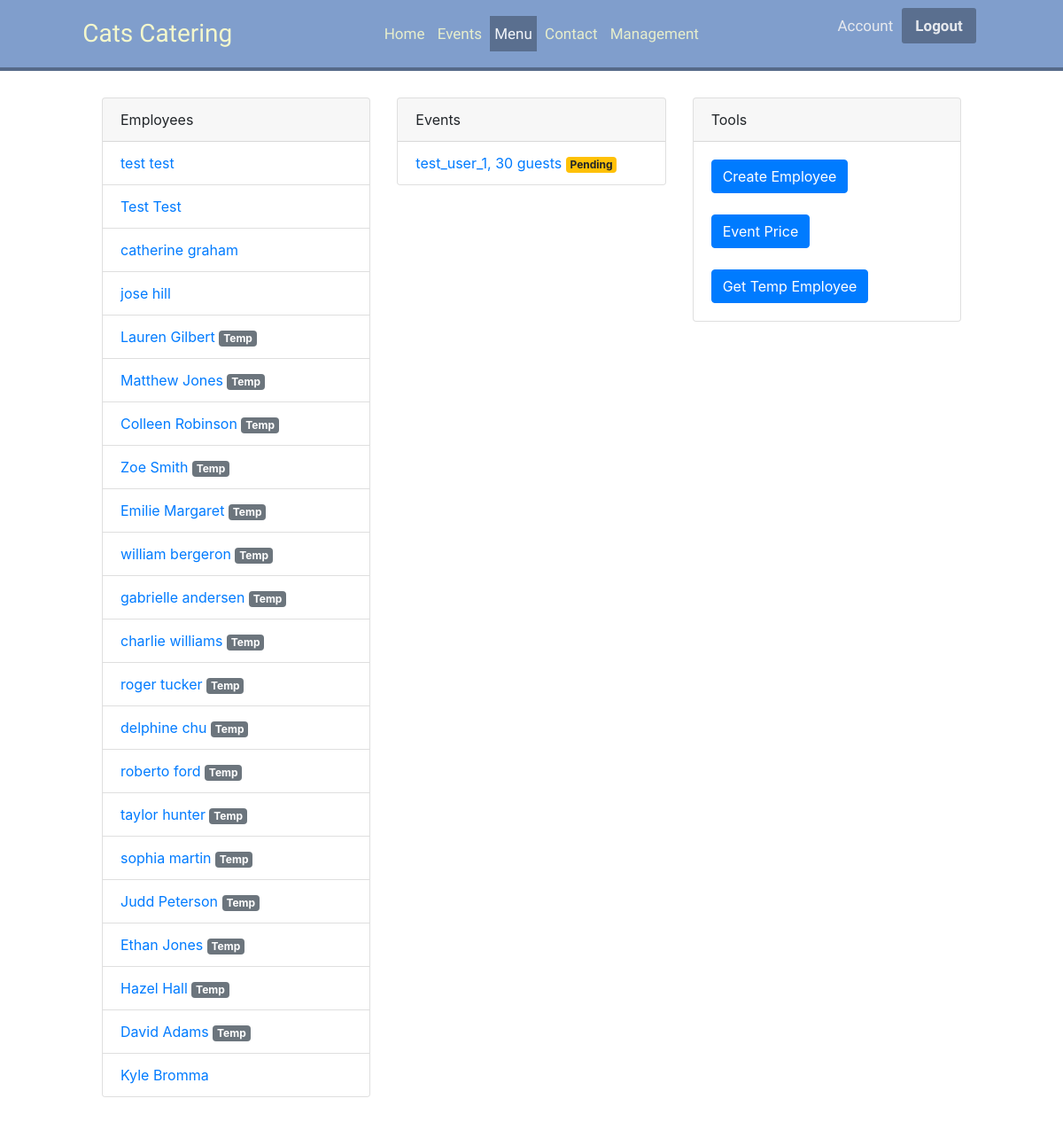
Page /management/ (signed in) on the earlier database version.
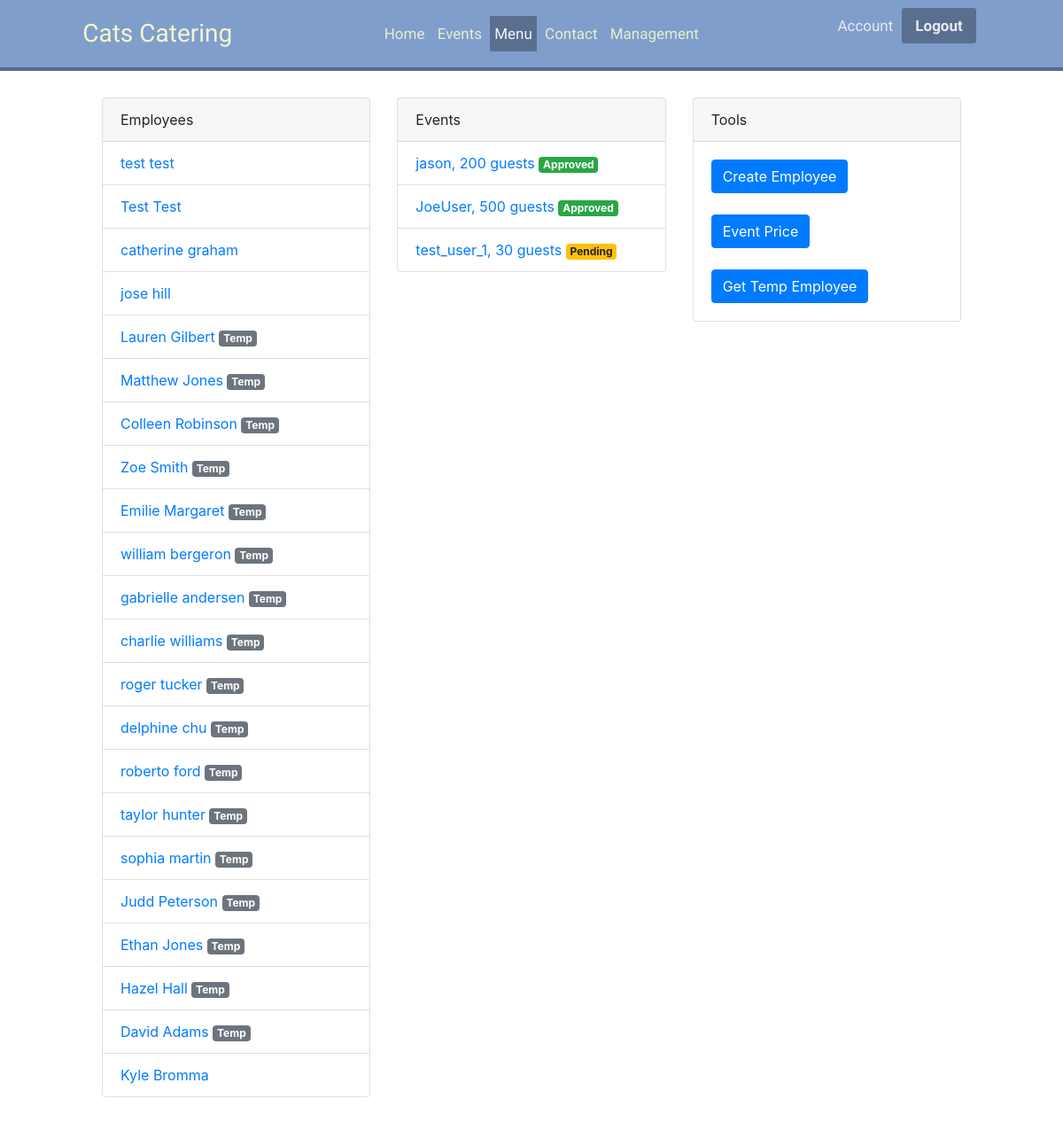
Same page on the later database version.
### management/models.py (models this page shows, shortened)
class Employee(models.Model):
	profile = models.OneToOneField(UserProfile, on_delete=models.CASCADE)
	event = models.ManyToManyField(Event, help_text="Assign employee to event",blank=True)
	wage_hour = models.DecimalField(max_digits=4, decimal_places=2, blank=False, default=15.30)
	hours = models.DecimalField(max_digits=10, decimal_places=2, blank=False, default=0.00)
	payment = models.DecimalField(max_digits=10, decimal_places=2, blank=False, default = 0.00)
	is_temp = models.BooleanField(default=False)

### register/models.py (models this page shows, shortened)
class Person(models.Model):
    address = models.TextField(max_length=100, blank=True)
    phone = models.CharField(help_text="Up to 15 digits allowed.", max_length=15, null=True, blank=False) # validators should be a list
    class Meta:
        abstract = True

class UserProfile(Person):
    user = models.OneToOneField(User, on_delete=models.CASCADE)
    def create_profile(sender, **kwargs):
        user = kwargs["instance"]
        if kwargs["created"]:
            user_profile = UserProfile(user=user)
            user_profile.save()
    post_save.connect(create_profile, sender=User)

### events/models.py (models this page shows, shortened)
class Event(models.Model):
	EVENT_TYPE = (
		('Wedding', 'Wedding'),
		('Corporate', 'Corporate'),
		('Private', 'Private'),
		('Social', 'Social'),
		('Bar', 'Bar'),
	)
	user = models.ForeignKey(User, on_delete=models.CASCADE)
	event_type = models.CharField(
	    max_length=50, choices=EVENT_TYPE, blank=True, default='Social', help_text='Event type.')
	numGuests = models.IntegerField(
	    'Number of Guests', help_text="Enter the number of guests.")
	date = models.DateField(default=default_start_day,
	                        help_text="Enter date of event.")
	startTime = models.TimeField(default=datetime.time(
	    16, 00), help_text="Specify start time of event.")
	endDate = models.DateField(default=default_start_day,
	                           help_text="If event goes into next day, please edit.")
	endTime = models.TimeField(default=datetime.time(
	    22, 00), help_text="Enter end time.")
	location = models.CharField(max_length=255, help_text="Enter location")
	menu = models.ForeignKey(Menu, null=True, blank=True,
	                         help_text="Choose a menu")
	menu_cost = models.DecimalField(max_digits=10, decimal_places=2, default=0.00)
	employee_cost = models.DecimalField(
	    max_digits=6, decimal_places=2, default=0.00)
	suggested_price = models.DecimalField(
	    max_digits=10, decimal_places=2, default=0.00)
	EVENT_STATUS = (
		('p', 'Pending'),
		('a', 'Approved'),
		('n', 'Notified'),
		('w', 'Working On'),
		('c', 'Complete'),
	)
	status = models.CharField(max_length=1, choices=EVENT_STATUS, blank=True, default='p',
		help_text='Event Status')
	def __str__(self):
		return "%s, %s guests" % (self.user, self.numGuests)
	class Meta:
		ordering = ["date"]
		permissions = (("can_mark_approved", "Set event as approved."),)

### management/views.py (the view)
@user_passes_test(is_manager, redirect_field_name = '/', login_url='/')
def dashboard(request):
	employee_list = Employee.objects.all()
	event_list = Event.objects.all()
	context = {'employee_list': employee_list, 'event_list': event_list}
	return render(request, 'management/dashboard.html', context)

### commons/templatetags/cache_bust.py (called while the page is built)
@register.simple_tag(name='cache_bust')
def cache_bust():
    if settings.DEBUG:
        version = uuid.uuid1()
    else:
        version = os.environ.get('PROJECT_VERSION')
        if version is None:
            version = '1'
    return '__v__={version}'.format(version=version)

### management/views.py (called while the page is built)
def is_manager(user):
	return user.groups.filter(name='managers').exists()

### management/templates/management/dashboard.html (shortened to what this page needs)
{% extends "base.html" %}
{% load staticfiles % }
{% block extraStatic %}
	<link href="https://maxcdn.bootstrapcdn.com/bootstrap/4.0.0-beta.2/css/bootstrap.min.css" rel="stylesheet">
{% block content %}
	<div class="container">
		<div class="row">
			<div class="col-md-4">
				<div class="card">
					<div class="card-header">Employees</div>
					{% if employee_list %}
					    <ul class="list-group list-group-flush">
		    			{% for employee in employee_list %}
		    				<li class="list-group-item"><a href="{% url 'management:employee' employee.id %}">{{employee.profile.user.first_name}} {{employee.profile.user.last_name}}</a>
		    				{% if employee.is_temp %}
		    					<span class="badge badge-secondary">Temp</span>
		    				{% endif %}
		    				</li>
		    			{% endfor %}
		    			</ul>
	    			{% else %}
	    				<div class="card-body">
	    					<p>No employees exist</p>
	    				</div>
					{% endif %}
				</div>
			</div>
			<div class="col-md-4">
				<div class="card">
	  				<div class="card-header">Events</div>
					{% if event_list %}
					    <ul class="list-group list-group-flush">
		    			{% for event in event_list %}
		        		<li class="list-group-item"><a href="{% url 'manager-event-update' event.id %}">{{event}}</a>
		        		{% if event.status == "p" %}
			              <span class="badge badge-warning">Pending</span>
			            {% elif event.status == "a" %}
			              <span class="badge badge-success">Approved</span>
			            {% elif event.status == "n"%}
			              <span class="badge badge-info">Notified</span>
			            {% elif event.status == "w"%}
			              <span class="badge badge-info">Preparing</span>
			            {% elif event.status == "c"%}
			              <span class="badge badge-success">Complete!</span>
			            {% endif %}</li>
		    			{% endfor %}
		    			</ul>
	    			{% else %}
	    				<div class="card-body">
	    					<p>No Events Exist</p>
	    				</div>
					{% endif %}
				</div>
			</div>
			<div class="col-md-4">
				<div class="card">
	  				<div class="card-header">Tools</div>
		  				<div class="card-body">
		    				<a href="{% url 'management:create_employee' %}" class="btn btn-primary">Create Employee</a>
		    				<br>&nbsp;</br>
		    				<a href="{% url 'management:event_price' %}" class="btn btn-primary">Event Price</a>
		    				<br>&nbsp;</br>
		    				<a href="{% url 'management:temp_employee' %}" class="btn btn-primary">Get Temp Employee</a>
		    			</div>
	  				</div>
				</div>
			</div>
		</div>
	</div>
{% endblock %}

### templates/base.html (shortened to what this page needs)
{% load staticfiles %}
<!DOCTYPE html>
<html>
<head>
	<link href="{% static 'css/base.css' %}?{% cache_bust %}" rel="stylesheet">
	<link href="{% static 'css/forms.css' %}?{% cache_bust %}" rel="stylesheet">
	{% block extraStatic %}{% endblock %}
</head>
<body>
	<header class="header">
		<div class="header-limiter">
			<span class="logo">Cats Catering</span>
			<nav id='nav'>
				<a href="{% url 'home'%}">Home</a>
				{% if user.is_authenticated %}
					<a href="{% url 'events'%}">Events</a>
				{% endif %}
				<a href="{% url 'menu-items' %}">Menu</a>
				<a href="{% url 'contact' %}">Contact</a>
				{% if user.groups.all.0.name == 'managers' %}
					<a href="{% url 'management:dashboard' %}">Management</a>
				{% endif %}
			</nav>
			<ul>
				{% if user.is_authenticated %}
					<li><a href = "{% url 'view_account' user.id %}">Account</a></li>
					<li><a href = "{% url 'logout'%}?next={{request.path}}">Logout</a></li>
				{% else %}
					<li><a href="{% url 'login' %}?next={{request.path}}">Login</a></li>
					<li><a href="{% url 'register' %}">Sign Up</a></li>
				{% endif %}
			</ul>
		</div>
	</header>
	<div id="content">
		{% block content %}
		{% endblock %}
</body>
</html>

### static/css/base.css (style rules this page uses)
a { color:#809ecc; text-decoration:none; }
ul { list-style: none; }
.header { padding:20px 40px; background-color:#809ecc; color:#f3f7cc; border-bottom:4px solid #566a89; height: 80px; box-sizing: border-box; display: flex; align-items: center; }
.header .header-limiter { width: 1200px; text-align: center; display: flex; align-items: center; justify-content: space-around; }
.header .header-limiter .logo { font: normal 28px 'Muli', sans-serif; line-height: 40px; margin: 0; }
.header .header-limiter a { color: #f2f2f2; text-decoration: none; font: normal 17px 'Muli', sans-serif; }
.header .header-limiter nav { font: normal 17px 'Muli', sans-serif; line-height: 40px; margin: 0 0 0 60px; padding: 0; }
.header .header-limiter nav a { color: #f3f7cc; display: inline-block; padding: 0 5px; opacity: 0.9; text-decoration:none; line-height: 40px; }
.header .header-limiter nav a.active { background-color: #566a89; color: white; }
.header .header-limiter ul { font: 14px Arial, Helvetica, sans-serif; list-style: none; display: flex; align-items: center; }
.header .header-limiter ul li { color: #f3f7cc; display: inline-block; padding: 0 5px; opacity: 0.9; text-decoration:none; line-height: 40px; }
.header .header-limiter ul li:last-child a { font-weight: bold; background-color: #566a89; padding: 10px 15px; border-radius: 3px; }
#content { padding:30px 100px; }
body { margin:0; padding:0; font-family:helvetica, sans-serif; }

Differences in the rows shown:
added Event: user+numGuests "jason, 200 guests", status "Approved"
added Event: user+numGuests "JoeUser, 500 guests", status "Approved"
